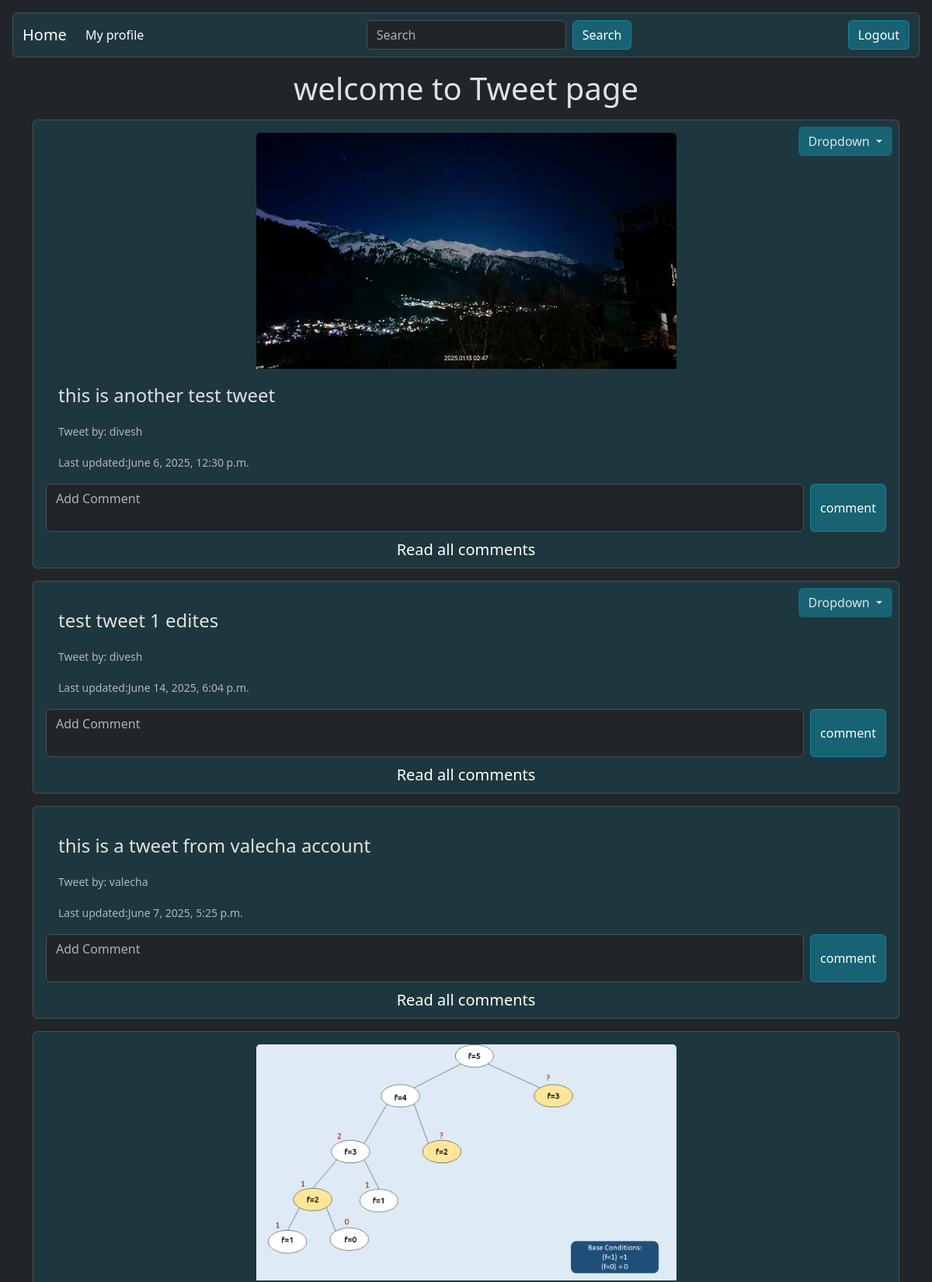
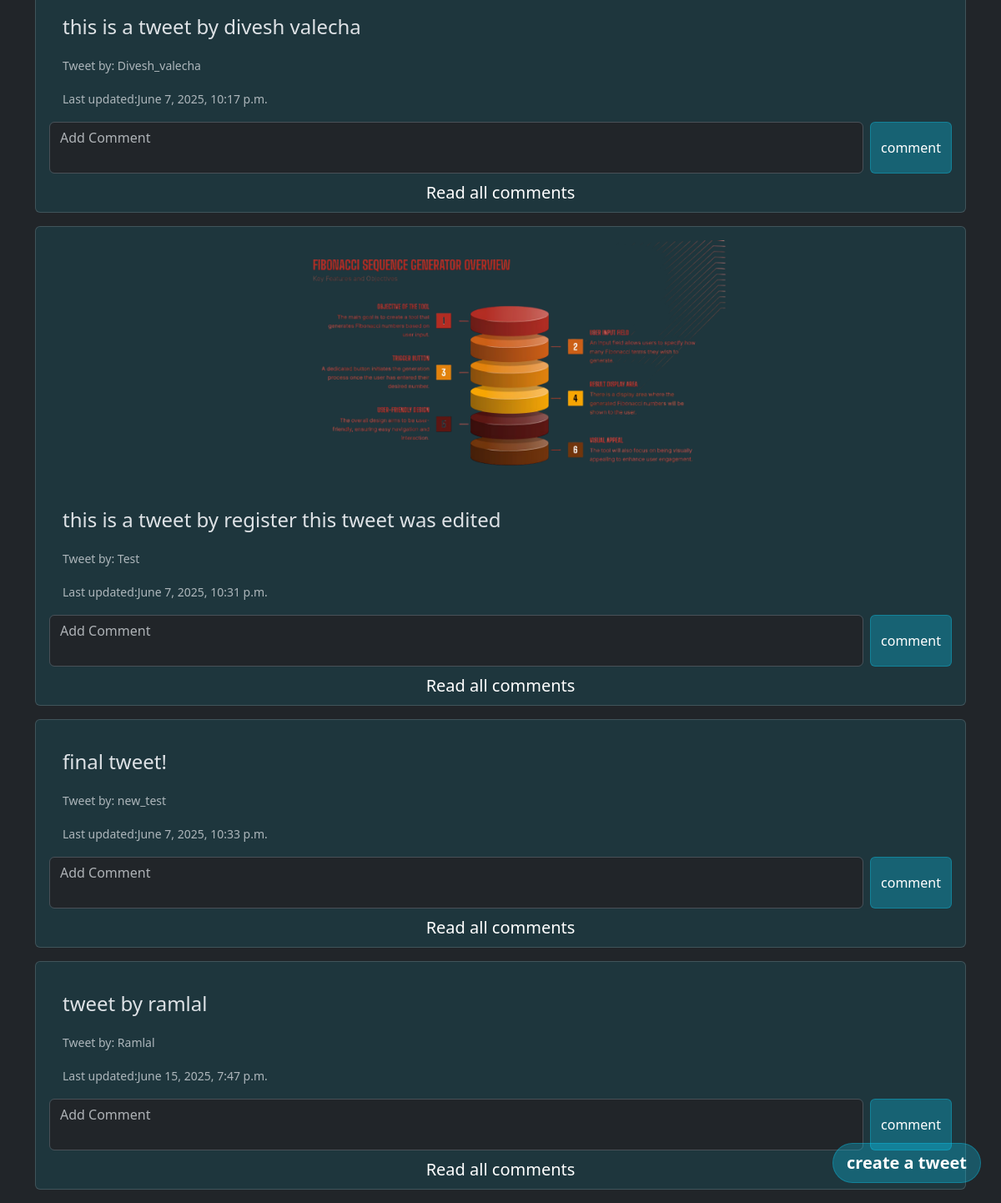
The page /tweet/ (signed in) on the database its author committed (2 pictures, top to bottom).
### tweet/models.py (models this page shows, shortened)
class Tweet(models.Model):
    user = models.ForeignKey(User, on_delete = models.CASCADE)
    text = models.TextField(max_length=244)
    photo = models.ImageField(upload_to='photos/', blank=True, null= True)
    created_at = models.DateTimeField(auto_now_add=True)
    updated_at = models.DateTimeField(auto_now=True)

### tweet/views.py (the view)
# urls.py: path('', views.tweet_list, name='tweet_list'),
def tweet_list(request):
    tweets = Tweet.objects.all()
    return render(request, 'tweet_list.html', {'tweets' : tweets})

### tweet/templates/tweet_list.html (shortened to what this page needs)
{% extends "layout.html" %}
{% block content %}
<h1 class = "text-center m-3">welcome to Tweet page</h1>
{% for tweet in tweets %}
<div class="card mb-3 bg-info bg-opacity-10 p-3 pb-0 position-relative">
    {% if tweet.user == user %}
      <div class="btn-group position-absolute top-0 end-0 m-2" role="group">
        <button type="button" class="btn dropdown-toggle" data-bs-toggle="dropdown" aria-expanded="false" style="background-color: rgba(13, 202, 240, 0.3);">
          Dropdown
        </button>
      </div>
    {% endif %}
      {% if tweet.photo %}
      <img src="{{tweet.photo.url}}" class="card-img-top w-50 mx-auto d-block" alt="...">
      {% endif %}
    <div class="card-body">
        <p class="card-text fs-4">{{tweet.text}}</p>
        <p class="card-text"><small class="text-body-secondary">Tweet by: {{tweet.user.username}}</small></p>
        <p class="card-text"><small class="text-body-secondary">Last updated:{{tweet.updated_at}}</small></p>
    </div>
    {% if user.is_authenticated %}
    <form method = "POST" action = "{% url "add_comment" tweet.id %}" class="d-flex" role="search">
      <textarea class="form-control me-2" type="search" name = "text" placeholder="Add Comment" style="resize: none;"></textarea>
      <button class = "btn rounded text-white" style="background-color: rgba(13, 202, 240, 0.3); border: 1px solid rgba(13, 202, 240, 0.3);" type="submit">comment</button>
    </form>
    {% endif %}
    <a href="{% url "tweet_detail" tweet.id %}" class="text-center text-decoration-none fs-5 py-2 text-white">Read all comments</a>
</div>
{% endfor %}
{% if user.is_authenticated %}
<a href="{% url "tweet_create" %}" class = "btn position-fixed bottom-0 end-0 m-4 btn-lg rounded-pill text-white fw-bold" style="background-color: rgba(13, 202, 240, 0.3); border: 1px solid rgba(13, 202, 240, 0.3);" >create a tweet</a>
{% endif %}
{% endblock %}

### rows shown on the page
Tweet: shows "Dropdown", photo (picture), text "this is another test tweet", user.username "divesh", updated_at "June 6, 2025, 12:30 p.m."
Tweet: shows "Dropdown", text "test tweet 1 edites", user.username "divesh", updated_at "June 14, 2025, 6:04 p.m."
Tweet: text "this is a tweet from valecha account", user.username "valecha", updated_at "June 7, 2025, 5:25 p.m."
Tweet: photo (picture), text "this is a tweet by divesh valecha", user.username "Divesh_valecha", updated_at "June 7, 2025, 10:17 p.m."
Tweet: photo (picture), text "this is a tweet by register this tweet was edited", user.username "Test", updated_at "June 7, 2025, 10:31 p.m."
Tweet: text "final tweet!", user.username "new_test", updated_at "June 7, 2025, 10:33 p.m."
Tweet: text "tweet by ramlal", user.username "Ramlal", updated_at "June 15, 2025, 7:47 p.m."
